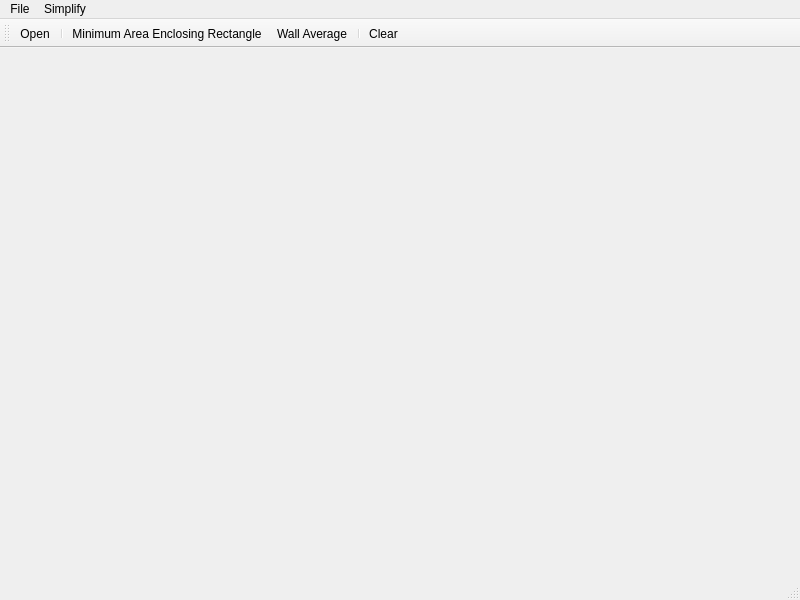
<?xml version="1.0" encoding="UTF-8"?>
<ui version="4.0">
 <class>MainWindow</class>
 <widget class="QMainWindow" name="MainWindow">
  <property name="geometry">
   <rect>
    <x>0</x>
    <y>0</y>
    <width>800</width>
    <height>600</height>
   </rect>
  </property>
  <property name="windowTitle">
   <string>Building simplify</string>
  </property>
  <widget class="QWidget" name="centralwidget">
   <layout class="QHBoxLayout" name="horizontalLayout">
    <item>
     <widget class="Draw" name="Canvas" native="true">
      <property name="sizePolicy">
       <sizepolicy hsizetype="Expanding" vsizetype="Expanding">
        <horstretch>0</horstretch>
        <verstretch>0</verstretch>
       </sizepolicy>
      </property>
     </widget>
    </item>
   </layout>
  </widget>
  <widget class="QMenuBar" name="menubar">
   <property name="geometry">
    <rect>
     <x>0</x>
     <y>0</y>
     <width>800</width>
     <height>17</height>
    </rect>
   </property>
   <widget class="QMenu" name="menuFile">
    <property name="title">
     <string>File</string>
    </property>
    <addaction name="actionOpen"/>
    <addaction name="separator"/>
    <addaction name="actionClose"/>
   </widget>
   <widget class="QMenu" name="menuSimplify">
    <property name="title">
     <string>Simplify</string>
    </property>
    <addaction name="actionMinimum_Area_Enclosing_Rectangle"/>
    <addaction name="actionWall_Average"/>
    <addaction name="separator"/>
    <addaction name="actionClear"/>
   </widget>
   <addaction name="menuFile"/>
   <addaction name="menuSimplify"/>
  </widget>
  <widget class="QStatusBar" name="statusbar"/>
  <widget class="QToolBar" name="toolBar">
   <property name="windowTitle">
    <string>toolBar</string>
   </property>
   <attribute name="toolBarArea">
    <enum>TopToolBarArea</enum>
   </attribute>
   <attribute name="toolBarBreak">
    <bool>false</bool>
   </attribute>
   <addaction name="actionOpen"/>
   <addaction name="separator"/>
   <addaction name="actionMinimum_Area_Enclosing_Rectangle"/>
   <addaction name="actionWall_Average"/>
   <addaction name="separator"/>
   <addaction name="actionClear"/>
  </widget>
  <action name="actionOpen">
   <property name="icon">
    <iconset resource="icons.qrc">
     <normaloff>:/images/icons/open_file.png</normaloff>:/images/icons/open_file.png</iconset>
   </property>
   <property name="text">
    <string>Open</string>
   </property>
   <property name="toolTip">
    <string>Open file</string>
   </property>
   <property name="shortcut">
    <string>Ctrl+O</string>
   </property>
  </action>
  <action name="actionClose">
   <property name="icon">
    <iconset resource="icons.qrc">
     <normaloff>:/images/icons/exit.png</normaloff>:/images/icons/exit.png</iconset>
   </property>
   <property name="text">
    <string>Exit</string>
   </property>
   <property name="toolTip">
    <string>Close application</string>
   </property>
  </action>
  <action name="actionMinimum_Area_Enclosing_Rectangle">
   <property name="icon">
    <iconset resource="icons.qrc">
     <normaloff>:/images/icons/maer.png</normaloff>:/images/icons/maer.png</iconset>
   </property>
   <property name="text">
    <string>Minimum Area Enclosing Rectangle</string>
   </property>
   <property name="toolTip">
    <string>Simplify building using Minimum Area Enclosing Rectangle</string>
   </property>
  </action>
  <action name="actionWall_Average">
   <property name="icon">
    <iconset resource="icons.qrc">
     <normaloff>:/images/icons/wa.png</normaloff>:/images/icons/wa.png</iconset>
   </property>
   <property name="text">
    <string>Wall Average</string>
   </property>
   <property name="toolTip">
    <string>Simplify building using Wall Average</string>
   </property>
  </action>
  <action name="actionClear">
   <property name="icon">
    <iconset resource="icons.qrc">
     <normaloff>:/images/icons/clear.png</normaloff>:/images/icons/clear.png</iconset>
   </property>
   <property name="text">
    <string>Clear</string>
   </property>
   <property name="toolTip">
    <string>Clear results</string>
   </property>
  </action>
 </widget>
 <customwidgets>
  <customwidget>
   <class>Draw</class>
   <extends>QWidget</extends>
   <header>draw.h</header>
   <container>1</container>
  </customwidget>
 </customwidgets>
 <resources>
  <include location="icons.qrc"/>
 </resources>
 <connections/>
</ui>
